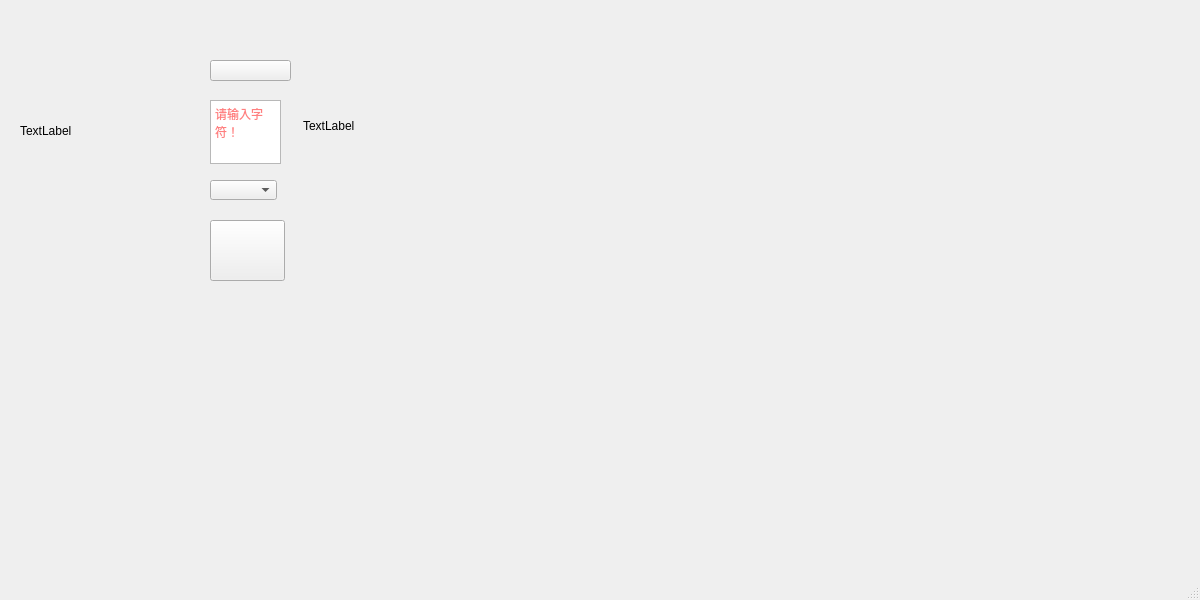
<?xml version="1.0" encoding="UTF-8"?>
<ui version="4.0">
 <class>MainWindow</class>
 <widget class="QMainWindow" name="MainWindow">
  <property name="geometry">
   <rect>
    <x>0</x>
    <y>0</y>
    <width>1200</width>
    <height>600</height>
   </rect>
  </property>
  <property name="minimumSize">
   <size>
    <width>1200</width>
    <height>600</height>
   </size>
  </property>
  <property name="maximumSize">
   <size>
    <width>1200</width>
    <height>600</height>
   </size>
  </property>
  <property name="windowTitle">
   <string>MainWindow</string>
  </property>
  <widget class="QWidget" name="centralwidget">
   <widget class="QLabel" name="label">
    <property name="geometry">
     <rect>
      <x>20</x>
      <y>20</y>
      <width>161</width>
      <height>221</height>
     </rect>
    </property>
    <property name="text">
     <string>TextLabel</string>
    </property>
    <property name="scaledContents">
     <bool>true</bool>
    </property>
   </widget>
   <widget class="QLabel" name="label_2">
    <property name="geometry">
     <rect>
      <x>303</x>
      <y>10</y>
      <width>161</width>
      <height>231</height>
     </rect>
    </property>
    <property name="text">
     <string>TextLabel</string>
    </property>
    <property name="scaledContents">
     <bool>true</bool>
    </property>
   </widget>
   <widget class="QPushButton" name="pushButton">
    <property name="geometry">
     <rect>
      <x>210</x>
      <y>60</y>
      <width>81</width>
      <height>21</height>
     </rect>
    </property>
    <property name="styleSheet">
     <string notr="true">background-image:url(:/png/import.PNG)</string>
    </property>
    <property name="text">
     <string/>
    </property>
   </widget>
   <widget class="QComboBox" name="comboBox">
    <property name="geometry">
     <rect>
      <x>210</x>
      <y>180</y>
      <width>67</width>
      <height>20</height>
     </rect>
    </property>
   </widget>
   <widget class="QTextEdit" name="textEdit">
    <property name="geometry">
     <rect>
      <x>210</x>
      <y>100</y>
      <width>71</width>
      <height>64</height>
     </rect>
    </property>
    <property name="styleSheet">
     <string notr="true">color:rgb(255, 0, 0)</string>
    </property>
    <property name="placeholderText">
     <string>请输入字符！</string>
    </property>
   </widget>
   <widget class="QPushButton" name="pushButton_2">
    <property name="geometry">
     <rect>
      <x>210</x>
      <y>220</y>
      <width>75</width>
      <height>61</height>
     </rect>
    </property>
    <property name="styleSheet">
     <string notr="true">background-image:url(:/png/convert.PNG)</string>
    </property>
    <property name="text">
     <string/>
    </property>
   </widget>
  </widget>
  <widget class="QMenuBar" name="menubar">
   <property name="geometry">
    <rect>
     <x>0</x>
     <y>0</y>
     <width>1200</width>
     <height>22</height>
    </rect>
   </property>
  </widget>
  <widget class="QStatusBar" name="statusbar"/>
 </widget>
 <resources>
  <include location="../img_qc.qrc"/>
 </resources>
 <connections/>
</ui>
